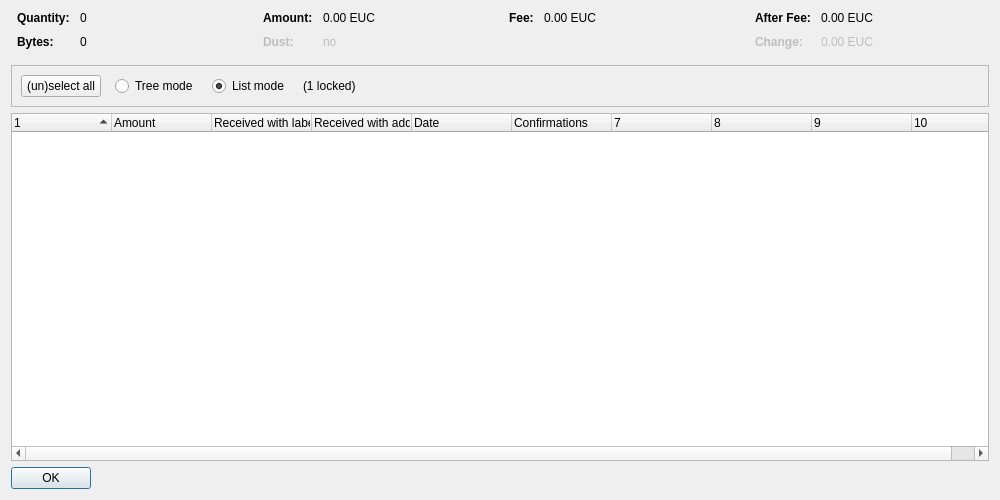
<?xml version="1.0" encoding="UTF-8"?>
<ui version="4.0">
 <class>CoinControlDialog</class>
 <widget class="QDialog" name="CoinControlDialog">
  <property name="geometry">
   <rect>
    <x>0</x>
    <y>0</y>
    <width>1000</width>
    <height>500</height>
   </rect>
  </property>
  <property name="windowTitle">
   <string>Coin Selection</string>
  </property>
  <layout class="QVBoxLayout" name="verticalLayout">
   <item>
    <layout class="QHBoxLayout" name="horizontalLayoutTop" stretch="0,0,0,0">
     <property name="topMargin">
      <number>0</number>
     </property>
     <property name="bottomMargin">
      <number>10</number>
     </property>
     <item>
      <layout class="QFormLayout" name="formLayoutCoinControl1">
       <property name="horizontalSpacing">
        <number>10</number>
       </property>
       <property name="verticalSpacing">
        <number>10</number>
       </property>
       <property name="leftMargin">
        <number>6</number>
       </property>
       <property name="rightMargin">
        <number>6</number>
       </property>
       <item row="0" column="0">
        <widget class="QLabel" name="labelCoinControlQuantityText">
         <property name="font">
          <font>
           <weight>75</weight>
           <bold>true</bold>
          </font>
         </property>
         <property name="text">
          <string>Quantity:</string>
         </property>
        </widget>
       </item>
       <item row="0" column="1">
        <widget class="QLabel" name="labelCoinControlQuantity">
         <property name="cursor">
          <cursorShape>IBeamCursor</cursorShape>
         </property>
         <property name="contextMenuPolicy">
          <enum>Qt::ActionsContextMenu</enum>
         </property>
         <property name="text">
          <string notr="true">0</string>
         </property>
         <property name="textInteractionFlags">
          <set>Qt::LinksAccessibleByMouse|Qt::TextSelectableByKeyboard|Qt::TextSelectableByMouse</set>
         </property>
        </widget>
       </item>
       <item row="1" column="0">
        <widget class="QLabel" name="labelCoinControlBytesText">
         <property name="font">
          <font>
           <weight>75</weight>
           <bold>true</bold>
          </font>
         </property>
         <property name="text">
          <string>Bytes:</string>
         </property>
        </widget>
       </item>
       <item row="1" column="1">
        <widget class="QLabel" name="labelCoinControlBytes">
         <property name="cursor">
          <cursorShape>IBeamCursor</cursorShape>
         </property>
         <property name="contextMenuPolicy">
          <enum>Qt::ActionsContextMenu</enum>
         </property>
         <property name="text">
          <string notr="true">0</string>
         </property>
         <property name="textInteractionFlags">
          <set>Qt::LinksAccessibleByMouse|Qt::TextSelectableByKeyboard|Qt::TextSelectableByMouse</set>
         </property>
        </widget>
       </item>
      </layout>
     </item>
     <item>
      <layout class="QFormLayout" name="formLayoutCoinControl2">
       <property name="horizontalSpacing">
        <number>10</number>
       </property>
       <property name="verticalSpacing">
        <number>10</number>
       </property>
       <property name="leftMargin">
        <number>6</number>
       </property>
       <property name="rightMargin">
        <number>6</number>
       </property>
       <item row="0" column="0">
        <widget class="QLabel" name="labelCoinControlAmountText">
         <property name="font">
          <font>
           <weight>75</weight>
           <bold>true</bold>
          </font>
         </property>
         <property name="text">
          <string>Amount:</string>
         </property>
        </widget>
       </item>
       <item row="0" column="1">
        <widget class="QLabel" name="labelCoinControlAmount">
         <property name="cursor">
          <cursorShape>IBeamCursor</cursorShape>
         </property>
         <property name="contextMenuPolicy">
          <enum>Qt::ActionsContextMenu</enum>
         </property>
         <property name="text">
          <string notr="true">0.00 EUC</string>
         </property>
         <property name="textInteractionFlags">
          <set>Qt::LinksAccessibleByMouse|Qt::TextSelectableByKeyboard|Qt::TextSelectableByMouse</set>
         </property>
        </widget>
       </item>
       <item row="1" column="0">
        <widget class="QLabel" name="labelCoinControlLowOutputText">
         <property name="enabled">
          <bool>false</bool>
         </property>
         <property name="font">
          <font>
           <weight>75</weight>
           <bold>true</bold>
          </font>
         </property>
         <property name="text">
          <string>Dust:</string>
         </property>
        </widget>
       </item>
       <item row="1" column="1">
        <widget class="QLabel" name="labelCoinControlLowOutput">
         <property name="enabled">
          <bool>false</bool>
         </property>
         <property name="cursor">
          <cursorShape>IBeamCursor</cursorShape>
         </property>
         <property name="contextMenuPolicy">
          <enum>Qt::ActionsContextMenu</enum>
         </property>
         <property name="text">
          <string notr="true">no</string>
         </property>
         <property name="textInteractionFlags">
          <set>Qt::LinksAccessibleByMouse|Qt::TextSelectableByKeyboard|Qt::TextSelectableByMouse</set>
         </property>
        </widget>
       </item>
      </layout>
     </item>
     <item>
      <layout class="QFormLayout" name="formLayoutCoinControl3">
       <property name="horizontalSpacing">
        <number>10</number>
       </property>
       <property name="verticalSpacing">
        <number>10</number>
       </property>
       <property name="leftMargin">
        <number>6</number>
       </property>
       <property name="rightMargin">
        <number>6</number>
       </property>
       <item row="0" column="0">
        <widget class="QLabel" name="labelCoinControlFeeText">
         <property name="font">
          <font>
           <weight>75</weight>
           <bold>true</bold>
          </font>
         </property>
         <property name="text">
          <string>Fee:</string>
         </property>
        </widget>
       </item>
       <item row="0" column="1">
        <widget class="QLabel" name="labelCoinControlFee">
         <property name="cursor">
          <cursorShape>IBeamCursor</cursorShape>
         </property>
         <property name="contextMenuPolicy">
          <enum>Qt::ActionsContextMenu</enum>
         </property>
         <property name="text">
          <string notr="true">0.00 EUC</string>
         </property>
         <property name="textInteractionFlags">
          <set>Qt::LinksAccessibleByMouse|Qt::TextSelectableByKeyboard|Qt::TextSelectableByMouse</set>
         </property>
        </widget>
       </item>
      </layout>
     </item>
     <item>
      <layout class="QFormLayout" name="formLayoutCoinControl4">
       <property name="horizontalSpacing">
        <number>10</number>
       </property>
       <property name="verticalSpacing">
        <number>10</number>
       </property>
       <property name="leftMargin">
        <number>6</number>
       </property>
       <property name="rightMargin">
        <number>6</number>
       </property>
       <item row="0" column="0">
        <widget class="QLabel" name="labelCoinControlAfterFeeText">
         <property name="font">
          <font>
           <weight>75</weight>
           <bold>true</bold>
          </font>
         </property>
         <property name="text">
          <string>After Fee:</string>
         </property>
        </widget>
       </item>
       <item row="0" column="1">
        <widget class="QLabel" name="labelCoinControlAfterFee">
         <property name="cursor">
          <cursorShape>IBeamCursor</cursorShape>
         </property>
         <property name="contextMenuPolicy">
          <enum>Qt::ActionsContextMenu</enum>
         </property>
         <property name="text">
          <string notr="true">0.00 EUC</string>
         </property>
         <property name="textInteractionFlags">
          <set>Qt::LinksAccessibleByMouse|Qt::TextSelectableByKeyboard|Qt::TextSelectableByMouse</set>
         </property>
        </widget>
       </item>
       <item row="1" column="0">
        <widget class="QLabel" name="labelCoinControlChangeText">
         <property name="enabled">
          <bool>false</bool>
         </property>
         <property name="font">
          <font>
           <weight>75</weight>
           <bold>true</bold>
          </font>
         </property>
         <property name="text">
          <string>Change:</string>
         </property>
        </widget>
       </item>
       <item row="1" column="1">
        <widget class="QLabel" name="labelCoinControlChange">
         <property name="enabled">
          <bool>false</bool>
         </property>
         <property name="cursor">
          <cursorShape>IBeamCursor</cursorShape>
         </property>
         <property name="contextMenuPolicy">
          <enum>Qt::ActionsContextMenu</enum>
         </property>
         <property name="text">
          <string notr="true">0.00 EUC</string>
         </property>
         <property name="textInteractionFlags">
          <set>Qt::LinksAccessibleByMouse|Qt::TextSelectableByKeyboard|Qt::TextSelectableByMouse</set>
         </property>
        </widget>
       </item>
      </layout>
     </item>
    </layout>
   </item>
   <item>
    <widget class="QFrame" name="frame">
     <property name="minimumSize">
      <size>
       <width>0</width>
       <height>40</height>
      </size>
     </property>
     <property name="frameShape">
      <enum>QFrame::StyledPanel</enum>
     </property>
     <property name="frameShadow">
      <enum>QFrame::Sunken</enum>
     </property>
     <layout class="QHBoxLayout" name="horizontalLayout">
      <item>
       <layout class="QHBoxLayout" name="horizontalLayoutPanel" stretch="0,0,0,0,0">
        <property name="spacing">
         <number>14</number>
        </property>
        <item>
         <widget class="QPushButton" name="pushButtonSelectAll">
          <property name="sizePolicy">
           <sizepolicy hsizetype="Maximum" vsizetype="Fixed">
            <horstretch>0</horstretch>
            <verstretch>0</verstretch>
           </sizepolicy>
          </property>
          <property name="text">
           <string>(un)select all</string>
          </property>
          <property name="autoDefault">
           <bool>false</bool>
          </property>
         </widget>
        </item>
        <item>
         <widget class="QRadioButton" name="radioTreeMode">
          <property name="sizePolicy">
           <sizepolicy hsizetype="Maximum" vsizetype="Fixed">
            <horstretch>0</horstretch>
            <verstretch>0</verstretch>
           </sizepolicy>
          </property>
          <property name="text">
           <string>Tree mode</string>
          </property>
         </widget>
        </item>
        <item>
         <widget class="QRadioButton" name="radioListMode">
          <property name="sizePolicy">
           <sizepolicy hsizetype="Maximum" vsizetype="Fixed">
            <horstretch>0</horstretch>
            <verstretch>0</verstretch>
           </sizepolicy>
          </property>
          <property name="text">
           <string>List mode</string>
          </property>
          <property name="checked">
           <bool>true</bool>
          </property>
         </widget>
        </item>
        <item>
         <widget class="QLabel" name="labelLocked">
          <property name="text">
           <string notr="true">(1 locked)</string>
          </property>
         </widget>
        </item>
        <item>
         <spacer name="horizontalSpacer">
          <property name="orientation">
           <enum>Qt::Horizontal</enum>
          </property>
          <property name="sizeHint" stdset="0">
           <size>
            <width>40</width>
            <height>20</height>
           </size>
          </property>
         </spacer>
        </item>
       </layout>
      </item>
     </layout>
    </widget>
   </item>
   <item>
    <widget class="CoinControlTreeWidget" name="treeWidget">
     <property name="contextMenuPolicy">
      <enum>Qt::CustomContextMenu</enum>
     </property>
     <property name="sortingEnabled">
      <bool>false</bool>
     </property>
     <property name="columnCount">
      <number>10</number>
     </property>
     <attribute name="headerShowSortIndicator" stdset="0">
      <bool>true</bool>
     </attribute>
     <attribute name="headerStretchLastSection">
      <bool>false</bool>
     </attribute>
     <column>
      <property name="text">
       <string/>
      </property>
     </column>
     <column>
      <property name="text">
       <string>Amount</string>
      </property>
     </column>
     <column>
      <property name="text">
       <string>Received with label</string>
      </property>
     </column>
     <column>
      <property name="text">
       <string>Received with address</string>
      </property>
     </column>
     <column>
      <property name="text">
       <string>Date</string>
      </property>
     </column>
     <column>
      <property name="text">
       <string>Confirmations</string>
      </property>
      <property name="toolTip">
       <string>Confirmed</string>
      </property>
     </column>
     <column>
      <property name="text">
       <string/>
      </property>
     </column>
     <column>
      <property name="text">
       <string/>
      </property>
     </column>
     <column>
      <property name="text">
       <string/>
      </property>
     </column>
     <column>
      <property name="text">
       <string/>
      </property>
     </column>
    </widget>
   </item>
   <item>
    <widget class="QDialogButtonBox" name="buttonBox">
     <property name="sizePolicy">
      <sizepolicy hsizetype="Maximum" vsizetype="Fixed">
       <horstretch>0</horstretch>
       <verstretch>0</verstretch>
      </sizepolicy>
     </property>
     <property name="orientation">
      <enum>Qt::Horizontal</enum>
     </property>
     <property name="standardButtons">
      <set>QDialogButtonBox::Ok</set>
     </property>
    </widget>
   </item>
  </layout>
 </widget>
 <customwidgets>
  <customwidget>
   <class>CoinControlTreeWidget</class>
   <extends>QTreeWidget</extends>
   <header>coincontroltreewidget.h</header>
  </customwidget>
 </customwidgets>
 <resources/>
 <connections/>
</ui>
